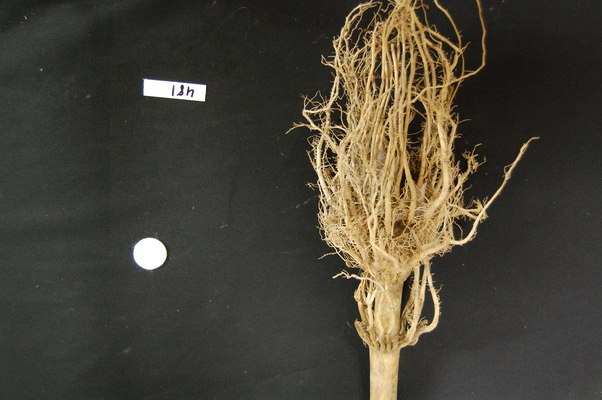
#> input picture CAAM/CAAMHW8/images/thresholding.jpeg, 602 x 400 px, found by its file name
$ python fancyClustering.py
#> lines starting #> are read from the running program, lines starting #| are printed output that depends on the picture
#Spectral Clustering:
#By a grpah, we mean a set of objects in which some pairs of the objects are "related" in some sense
#E.g. edges? pairwise relations ? Represent objects Wait is that how ??!?!?!??!?1/


#Google Page rank ? ?!???!??!?@/!/ --> Directed grpah, not undirected, links between one page, ut not back to another.

#Ok, Adjacency matrix - (undirected graph) -
"""
Discussion, plan, outline/the like:

Ok: First, let's just focus on trying to be able to load an image into python - baby steps, here, we've never worked with an image library before:

"""
import numpy as np
import matplotlib.pyplot as plt
import matplotlib.image as mpimg
import ipympl
#import imageio.v3 as iio
import skimage
import skimage.color
import skimage.transform
import skimage.util

def main():
    #Ok this just reads
    chair = mpimg.imread('/Users/richard/repo/python-playground/CAAM/CAAMHW8/images/thresholding.jpeg')
#> chair is the input picture: shape (400, 602, 3); mean R, G, B 70.5, 66.4, 54.5
    figure, ax = plt.subplots() # This generates like plots + axes ?
    plt.imshow(chair)
    plt.show()
    print(chair)
#> (printed output is left out)

    # set the random seed so we all get the same matrix
    pseudorandomizer = np.random.RandomState(2021)
    # create a 4 × 4 checkerboard of random colours
    checkerboard = pseudorandomizer.randint(0, 255, size=(4, 4, 3))
    red_channel = checkerboard * [0, 1, 0]
    # restore the default map as you show the image
    plt.imshow(red_channel)
    plt.show()
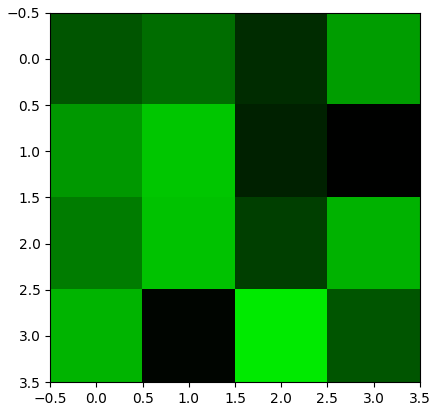
#> figure drawn by matplotlib, 1 panel
    # display the arrays
    print(checkerboard)

    #The key to this is to impelmetn the connected component analysis algorithm.


    return 0
    #plt.show()

    #plt.imshow(chair) #This should show an image.


    #iio.imwrite(uri="CAAMHW8/images/thresholding.jpg", image=chair)


main()
